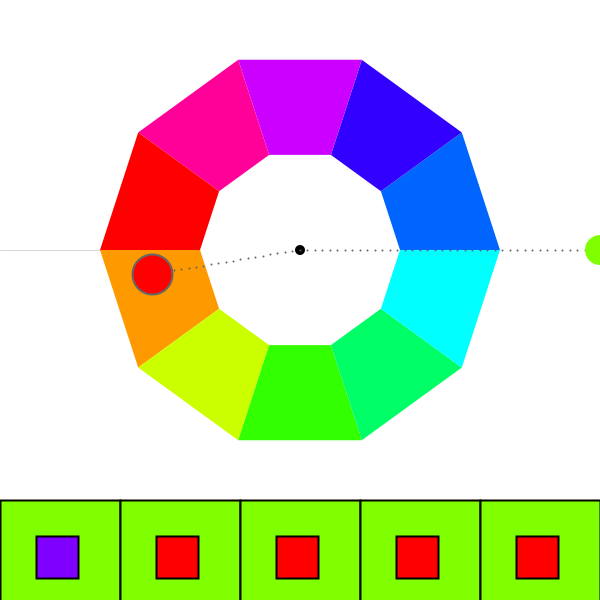
Frame 1 (no input)
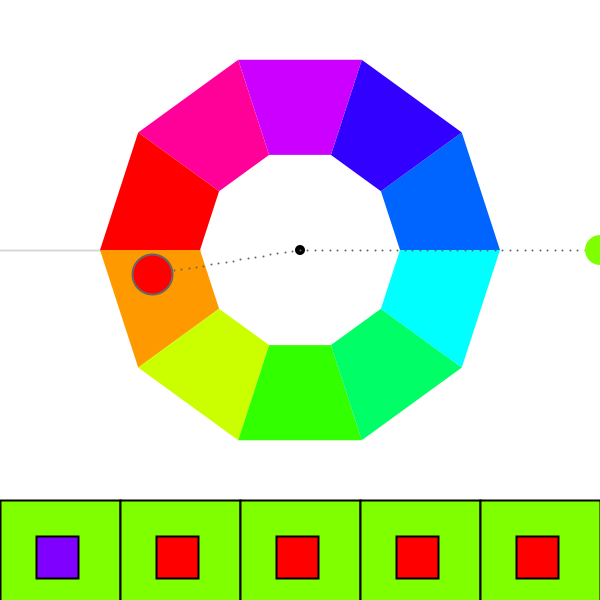
Frame 60 (the mouse pressed at the canvas centre just before this capture)
Frame 120 (the mouse held since frame 60 and released just before this capture): identical to frame 60, image omitted

The Processing sketch that drew these frames (run headless with seeded random() and noise(); from frame 60 on, the mouse is pressed at the canvas centre):

// Processing sketch: processing_152527
// ── processing_152527.pde

/*
 * Creative Coding
 * Week 4, 01 - an interactive colour wheel picker
 * by Indae Hwang and Jon McCormack
 * Copyright (c) 2014 Monash University
 *
 * This program draws an interactive colour selection wheel
 * Drag the colour circle around the hue wheel to change hue, change the distance
 * from the wheel to control brightness.
 *
 * Another colour circle is displayed showing the colour 180 degrees from the current colour
 * 
 */

// colourHandle: the user interface element to changing colours over the wheel
// It has a postion and a size
//
float colorHandleX;
float colorHandleY;
float handleSize = 30;

// boolean isLocked
// the state of handle: when the color handle is pressed, 
// color hand is locked–released as the left mouse button is released 
//
boolean isLocked = false;

// Wheel radius: inner and outer
//
float innerR = 100; // inner
float outerR = 200; // outer
float outerR2 = outerR * 1.5; // limit of the handle's "pull" range

// current and complementry colour
float hueValue = 90;
float brightValue = 100;
float complementryHue = 0;
float satValue = 100;

//variables for  5 color boxes
int currentBox = 0;
float boxSize;

float[] boxhueValue;
float[] boxsatValue;
float[] boxbrightValue;
float[] boxcompValue;

void setup() {
  

  size(600, 600);
  colorMode(HSB, 360, 100, 100); // use HSB colour mode, H=0->360, S=0->100, B=0->100
  rectMode(CORNER);  
  boxhueValue = new float[6];
  boxsatValue = new float[6];
  boxbrightValue = new float[6];
  boxcompValue = new float[6];
  
  //initialize boxcolor arrays
  for (int currentBox = 0; currentBox < 5; currentBox++) 
            {
        boxhueValue[currentBox] = hueValue;
        boxbrightValue[currentBox] = brightValue;
        boxsatValue[currentBox] = satValue;
        boxcompValue[currentBox] = complementryHue;
            }
  
  
  //initialize arrays
  
  
  boxSize = width/5;

  colorHandleX = width/2+300;
  colorHandleY = height/2 - 50;
}


void draw() {
  //Since were using HSB colour mode this clears the display window to white
  //         H  S  B
  background(0, 0, 100);

  // draw reference line at the 0/360 hue boundary
  stroke(0, 40);
  line(width/2 - innerR, height/2 - 50 , width/2 - outerR2, height/2 - 50);

  //draw itten's color wheel - we'll use a QUAD_STRIP for this
  noStroke();
  beginShape(QUAD_STRIP);
  for (int i=0; i<=10; i++) {
    float angle = radians(36*i-90); // 10 x 36 degree steps
    fill(36*i, 100, 100);

    //outside(top)
    vertex(width/2 + outerR*sin(angle), height/2 - 50 + outerR*cos(angle) );
    //inside(down)
    vertex(width/2 + innerR*sin(angle), height/2 - 50 + innerR*cos(angle) );
  }
  endShape(CLOSE);


  // colour handle Position Update
  colorHandleUpdate();

  //draw dotted line from center to colorhandle
  dotLine(width/2, height/2 - 50, colorHandleX, colorHandleY, 40); 

  //draw color handle
  noStroke();
  fill(0);
  ellipse(width/2, height/2 -50, 10, 10);
  //   H         S    B
  fill(boxhueValue[currentBox], boxsatValue[currentBox], boxbrightValue[currentBox]);
  ellipse(colorHandleX, colorHandleY, handleSize, handleSize );

  //complementry color for colorHandle (comHand)
  float angleComHand = map( atan2(colorHandleX-width/2, colorHandleY-height/2), -PI, PI, TWO_PI, 0) + HALF_PI;
  float radiusComeHand = 150;
  float comHandX = width/2  + radiusComeHand * cos(angleComHand);
  float comHandY = height/2 - 50 + radiusComeHand * sin(angleComHand);

  //dotline from center to comHand
  dotLine(width/2, height/2 - 50, comHandX, comHandY, 20); 

  boxcompValue[currentBox]= calculateCompHue(boxhueValue[currentBox]);

  //println("hueValue: "+hueValue + " + "+"comhue: "+complementryHue);

  fill( complementryHue, boxsatValue[currentBox], boxbrightValue[currentBox] );
  ellipse(comHandX, comHandY, 40, 40);
  
  
      
      
  
  //Draw 5 boxes
  for (int i = 0; i < 5; i++) 
       {
         //fill(boxColor[currentBox]);
         
         
           if (i != currentBox)
             {
                fill(boxhueValue[i], boxsatValue[i], boxbrightValue[i]);//change this to color
                stroke(0);
                rect(i * width/5, 500, boxSize, boxSize);
              }
              else
             {
              fill(boxhueValue[currentBox], boxsatValue[currentBox], boxbrightValue[currentBox]);//change this to color
              stroke(0);
               rect(i * width/5, 500, boxSize, boxSize);
             }
       }//endfor
  //Draw Complimentary Color Boxes inside
  for ( int i = 0; i < 5; i++)
         {
           
           if(i != currentBox)
             {                    
                fill(boxcompValue[i], boxsatValue[i], boxbrightValue[i]);//change this to color
                stroke(0);
                rect(i * width/5 + 0.3 * width/5, 500 + 0.3 * boxSize, 0.35 * boxSize, 0.35 * boxSize);
             }
             else
             {
               fill(boxcompValue[currentBox], boxsatValue[currentBox], boxbrightValue[currentBox]);//change this to color
               stroke(0);
               rect(i * width/5 + 0.3 * width/5, 500 + 0.3 * boxSize, 0.35 * boxSize, 0.35 * boxSize);
             }
               
         }
         
      
  
  
  
  
  
}//endDraw

/*
 * calculateCompHue
 *
 * Calculates the complimentary hue from the hue supplied
 */
float calculateCompHue(float hueValue) {

  // Calculate complimentary color with hueValue
  // The complimentary colour should be 180 degrees opposite the selected colour
  if (boxhueValue[currentBox] >= 180 && boxhueValue[currentBox] < 360) {
    return boxhueValue[currentBox]-180;
  }
  else 
    return boxhueValue[currentBox]+180;
}


/*
 * colorHandleUpdate
 *
 * Updates the position and orientation of the colour handle based on
 * mouse position when left mouse button is pressed.
 */
void colorHandleUpdate() {

  // isLocked will be true if we pressed the mouse down while over the handle
  if (isLocked) {

    // calculate angle of handle based on mouse position
    // atan2 value is in the range from pi to -pi
    float angle = atan2(mouseY-(height/2 - 50), mouseX-width/2  );
    float distance = dist(mouseX, mouseY, width/2, height/2 - 50);
    float radius = constrain(distance, outerR, outerR2); 
    colorHandleX = width/2  + radius * cos(angle);
    colorHandleY = height/2 - 50 + radius * sin(angle);
    // satValue is Global Variable that will be remembered
    if (keyPressed == true && key==CODED) {
                 if (keyCode == SHIFT ){
            
               boxsatValue[currentBox] = map (radius, outerR, outerR2, 0, 100);
                                 }
                                            }
     else {
     // map distance from outer edge of the wheel to brightness
              boxbrightValue[currentBox] = map(radius, outerR, outerR2, 0, 100);
          }
             
    boxhueValue[currentBox] = map (degrees(angle), -180, 180, 360, 0);

    

    //Shape for the locked colorHandle 
    noStroke(); 
    fill(0, 0, 85);
    ellipse(colorHandleX, colorHandleY, handleSize+20, handleSize+20);
  }
}


/*
 * isWithinCircle
 * boolean function that returns true if the mouse is within the circle with centre (x,y) radius r
 */
boolean isWithinCircle(float x, float y, float r) {
  float dist = dist(mouseX, mouseY, x, y);
  return (dist <= r);
}

/*
 * dotLine
 * draw a dotted line from (x1,y1) to (x2,y2)
 */
void dotLine(float x1, float y1, float x2, float y2, int dotDetail) {

  for (int i=0; i<=dotDetail; i++) {
    float dotDetailFloat = (float) dotDetail;
    float dotX = lerp(x1, x2, i/dotDetailFloat);
    float dotY = lerp(y1, y2, i/dotDetailFloat);
    strokeWeight(2);
    stroke(0, 0, 40);
    point(dotX, dotY);
  }
}

/*
 * mousePressed
 * When mouse button is first pressed, check if the user has pressed over the colour handle
 * If so, set isLocked to true to lock manipulation of the handle
 *
 */
void mousePressed() {
  if (isWithinCircle(colorHandleX, colorHandleY, handleSize)) {
    isLocked = true;
  }
}

/*
 * mouseReleased
 * Unlock control of the handle
 *
 */
void mouseReleased() {
  if (isLocked == true)
       {
           if (currentBox < 5)
               { 
                 ++currentBox;
               }
              else 
               { currentBox = 0;
               }
       }//end outter if
  isLocked = false;
}
